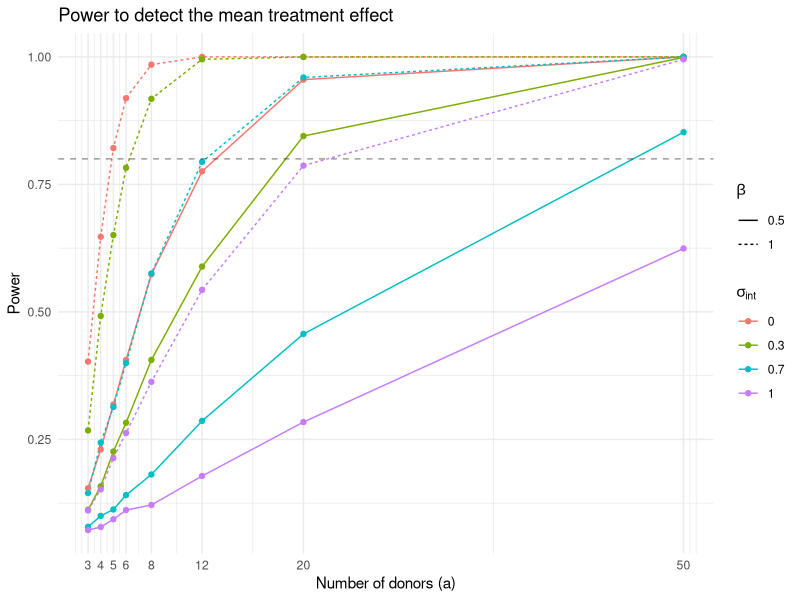
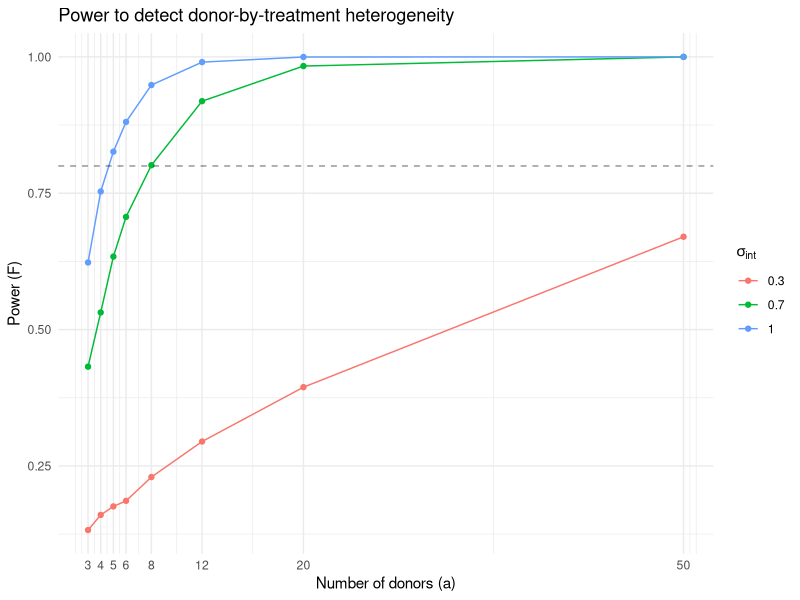
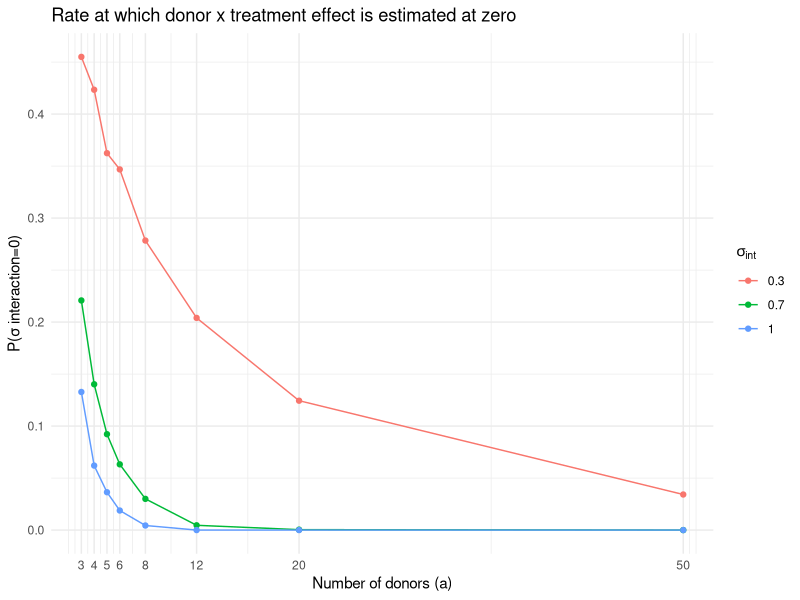
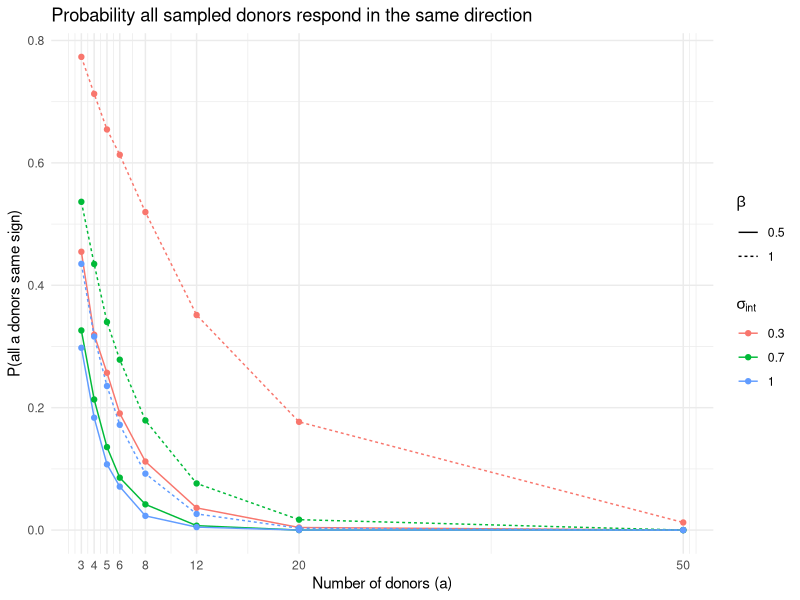
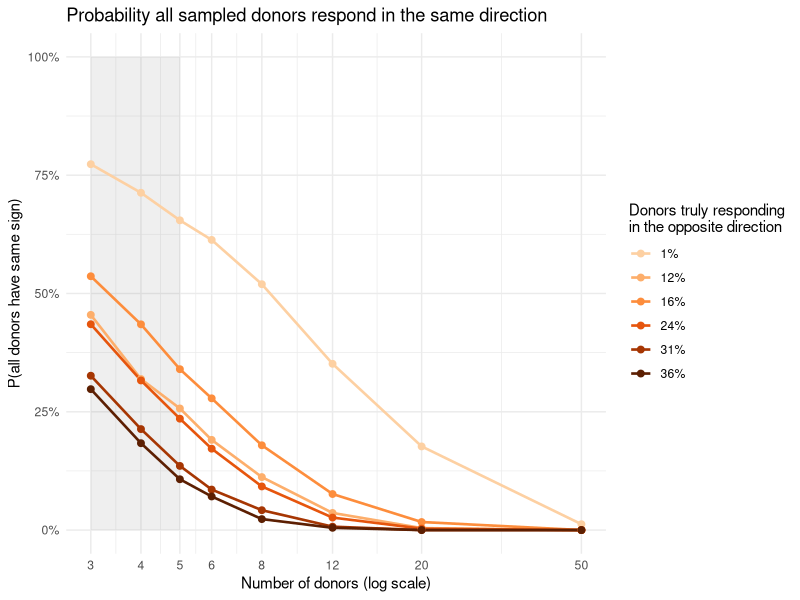
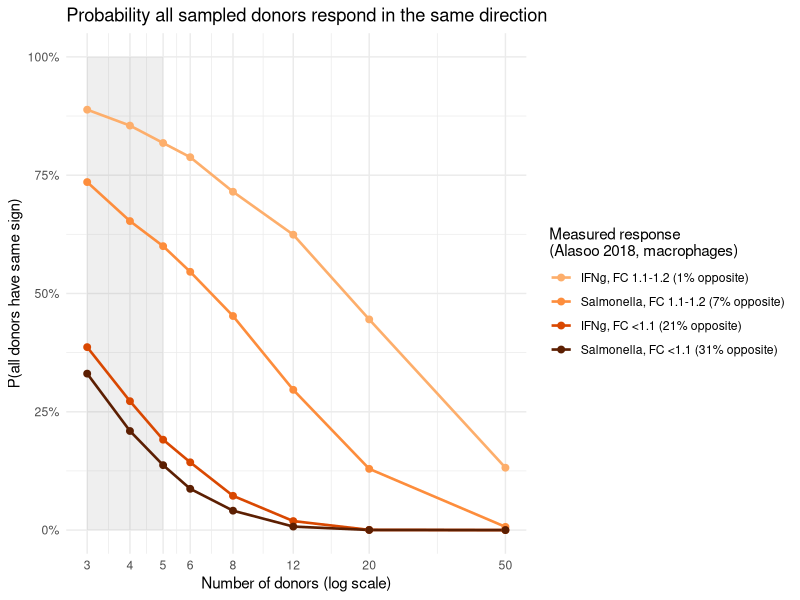

These figures' R source, in order:
# =============================================================================
#
# Closed-form, vectorised two-way mixed ANOVA simulation for the
# donor-by-treatment interaction extension.
#
# Design per sim: a donors x 2 conditions x k organoids per cell, balanced.
# Model:
#   y_{dck} = alpha_c + u_d + v_{dc} + eps_{dck}
#     u_d ~ N(0, sigma_donor^2)   donor baseline
#     v_{dc} ~ N(0, sigma_int^2) donor-by-condition interaction
#     eps ~ N(0, sigma_res^2)
#     alpha  fixed: 0 (control), beta (treated)
#
# Expected mean squares (unrestricted mixed model):
#   E[MS_C] = sigma_res^2 + k*sigma_int^2 + a*k*Q(alpha)
#   E[MS_D] = sigma_res^2 + k*sigma_int^2 + 2*k*sigma_donor^2
#   E[MS_DC] = sigma_res^2 + k*sigma_int^2
#   E[MS_E]= sigma_res^2
#
# Correct F-tests:
#   condition fixed effect: F = MS_C  / MS_DC~ F(1,   a-1)
#   sigma_int^2 > 0:   F = MS_DC / MS_E ~ F(a-1, 2a(k-1))
#   sigma_donor^2 > 0:F = MS_D  / MS_DC ~ F(a-1, a-1)
#
# Direction of response (unanumity). The true treatment effect in donor d is
#   beta + v_{d,treated} - v_{d,control}  ~  N(beta, 2 * sigma_int^2)
# so the share of donors in the population who truly respond in the opposite
# direction to the mean is
#   q = pnorm(-beta / (sqrt(2) * sigma_int))
#
# simulator separates three events:
#   observed unanimity   all a observed per-donor effects share a sign
#   true unanimity       all a sampled donors truly share a sign
#   masked discordance   observed unanimity although a sampled donor truly
#                        responds the other way (replicate noise hides it)
# =============================================================================

suppressPackageStartupMessages({
  library(dplyr)
  library(tidyr)
  library(ggplot2)
})

set.seed(20260416)
# -----------------------------------------------------------------------------
# Core simulator: vectorised across n_sims
# -----------------------------------------------------------------------------
twoway_anova_fast <- function(a, k, beta,
                              sigma_donor, sigma_int, sigma_res,
                              n_sims) {
  cc <- 2L
  N <- a * cc * k
  
  # --- Random draws ---
  u <- matrix(rnorm(a * n_sims, 0, sigma_donor), a, n_sims)
  v <- array(if (sigma_int > 0)
    rnorm(a * cc * n_sims, 0, sigma_int)
    else rep(0, a * cc * n_sims),
    c(a, cc, n_sims))
  eps <- array(rnorm(k * a * cc * n_sims, 0, sigma_res),
               c(k, a, cc, n_sims))
  
  # Fixed condition effect
  alpha_arr <- array(0, c(k, a, cc, n_sims))
  alpha_arr[, , 2L, ] <- beta
  
  # Broadcast u -> (k, a, cc, n_sims)
  u_arr <- aperm(array(u, c(a, n_sims, k, cc)), c(3, 1, 4, 2))
  
  # Broadcast v -> (k, a, cc, n_sims)
  v_arr <- aperm(array(v, c(a, cc, n_sims, k)), c(4, 1, 2, 3))
  
  y <- alpha_arr + u_arr + v_arr + eps # (k,a,cc,n_sims)
  
  # --- Means per sim ---
  grand_means <- colMeans(array(y, c(k * a * cc, n_sims)))  # n_sims
  
  cell_means <- array(colMeans(array(y, c(k, a * cc * n_sims))),
                       c(a, cc, n_sims))  # (a,cc,n_sims)
  
  y_kc <- aperm(y, c(1, 3, 2, 4))  # (k,cc,a,n_sims)
  donor_means <- matrix(colMeans(array(y_kc, c(k * cc, a * n_sims))),
                        a, n_sims)# (a,n_sims)
  
  cond_means <- matrix(colMeans(array(y, c(k * a, cc * n_sims))),
                        cc, n_sims) # (cc,n_sims)
  
  # --- Sums of squares ---
  cm_dev <- cond_means  - matrix(grand_means, cc, n_sims, byrow = TRUE)
  ss_c <- a * k  * colSums(cm_dev^2)
  
  dm_dev <- donor_means - matrix(grand_means, a,  n_sims, byrow = TRUE)
  ss_d <- cc * k * colSums(dm_dev^2)
  
  dm_bc <- aperm(array(donor_means, c(a, n_sims, cc)), c(1, 3, 2))
  cm_bc <- aperm(array(cond_means, c(cc, n_sims, a)), c(3, 1, 2))
  gm_bc <- aperm(array(grand_means, c(n_sims, a, cc)), c(2, 3, 1))
  int_resid <- cell_means - dm_bc - cm_bc + gm_bc
  ss_dc <- k * colSums(array(int_resid, c(a * cc, n_sims))^2)
  
  cell_means_bc <- aperm(array(cell_means, c(a, cc, n_sims, k)),
                         c(4, 1, 2, 3))
  ss_e <- colSums(array((y - cell_means_bc)^2, c(N, n_sims)))
  
  # --- Mean squares, F tests ---
  df_c <- cc - 1L
  df_d <- a  - 1L
  df_dc <- (a - 1L) * (cc - 1L)
  df_e <- a * cc * (k - 1L)
  
  ms_c <- ss_c / df_c
  ms_d <- ss_d / df_d
  ms_dc <- ss_dc / df_dc
  ms_e <- ss_e / df_e
  
  f_cond <- ms_c / ms_dc; p_cond <- pf(f_cond, df_c,  df_dc, lower.tail = FALSE)
  f_int <- ms_dc / ms_e;  p_int <- pf(f_int,  df_dc, df_e,  lower.tail = FALSE)
  f_don <- ms_d / ms_dc; p_don <- pf(f_don,  df_d,  df_dc, lower.tail = FALSE)
  
  # Method-of-moments variance components (truncated at zero)
  sigma2_int   <- pmax((ms_dc - ms_e) / k,0)
  sigma2_donor <- pmax((ms_d  - ms_dc) / (cc * k), 0)
  
  # Direction-concordance diagnostic on observed per-donor effects
  donor_effect <- cell_means[, 2L, , drop = TRUE] - cell_means[, 1L, , drop = TRUE]
  if (a == 1L) donor_effect <- matrix(donor_effect, nrow = 1L)
  n_pos <- colSums(donor_effect > 0)
  prop_same <- pmax(n_pos, a - n_pos) / a
  all_same_sign <- (n_pos == 0L) | (n_pos == a)
  
  # The same diagnostic on the true per-donor effects of the sampled donors
  true_effect <- beta + v[, 2L, , drop = TRUE] - v[, 1L, , drop = TRUE]
  if (a == 1L) true_effect <- matrix(true_effect, nrow = 1L)
  n_pos_true <- colSums(true_effect > 0)
  all_same_true <- (n_pos_true == 0L) | (n_pos_true == a)
  
  list(
    all_same_true = all_same_true,
    masked_discordance = all_same_sign & !all_same_true,
    p_cond= p_cond,
    p_interaction = p_int,
    p_donor = p_don,
    sigma_int_hat = sqrt(sigma2_int),
    sigma_donor_hat = sqrt(sigma2_donor),
    sigma_res_hat = sqrt(ms_e),
    prop_same_sign = prop_same,
    all_same_sign = all_same_sign,
    ms_c = ms_c, ms_d = ms_d, ms_dc = ms_dc, ms_e = ms_e
  )
}

# -----------------------------------------------------------------------------
# Null calibration check
# -----------------------------------------------------------------------------
null_check <- function(a = 6, k = 6, n_sims = 20000,
                       sigma_donor = 1, sigma_res = 1) {
  r <- twoway_anova_fast(a = a, k = k, beta = 0,
                         sigma_donor = sigma_donor,
                         sigma_int = 0,
                         sigma_res = sigma_res,
                         n_sims = n_sims)
  cat(sprintf("Null calibration (a=%d, k=%d, n_sims=%d)\n", a, k, n_sims))
  cat(sprintf("Type I (condition): %.4f  (expect ~0.05)\n",
              mean(r$p_cond        < 0.05)))
  cat(sprintf("Type I (interaction): %.4f  (expect ~0.05)\n",
              mean(r$p_interaction < 0.05)))
  cat(sprintf("Type I (donor): %.4f  (expect ~0.05)\n",
              mean(r$p_donor       < 0.05)))
  invisible(r)
}

cat("=== Null calibration ===\n")
null_check(sigma_donor = 0)
# -----------------------------------------------------------------------------
# Main parameter sweep
# -----------------------------------------------------------------------------
param_grid <- expand.grid(
  a = c(3, 4, 5, 6, 8, 12, 20, 50),
  k = 6,
  beta = c(0.5, 1.0),
  sigma_int = c(0, 0.3, 0.7, 1.0),
  sigma_donor = 1.0,
  sigma_res = 1.0
)
param_grid$source <- "assumed"

specs <- read.csv("tables/empirical_specs.csv", stringsAsFactors = FALSE)
measured <- specs %>%
  filter(feeds == "04", dataset == "Alasoo 2018",
         grepl("within stimulation date", condition),
         grepl("<1.1|1.1-1.2", condition),
         parameter %in% c("beta_resid", "sigma_int_resid")) %>%
  select(condition, parameter, value) %>%
  tidyr::pivot_wider(names_from = parameter, values_from = value) %>%
  transmute(source = sub(", batch within stimulation date, mean fold change ", ", FC ", condition),
            beta = beta_resid,
            sigma_int = sigma_int_resid)
measured_grid <- merge(data.frame(a = unique(param_grid$a), k = 6,
                                  sigma_donor = 1.0, sigma_res = 1.0),
                       measured)
param_grid <- rbind(param_grid, measured_grid[, names(param_grid)])
n_sims <- 5000

cat("=== Running", nrow(param_grid), "parameter cells ===\n")
rows <- vector("list", nrow(param_grid))

for (i in seq_len(nrow(param_grid))) {
  p <- param_grid[i, ]
  cat(sprintf("[%2d/%2d] a=%2d  k=%d  beta=%.2f  sigma_int=%.2f\n",
              i, nrow(param_grid), p$a, p$k, p$beta, p$sigma_int))
  
  r <- twoway_anova_fast(a = p$a, k = p$k, beta = p$beta,
                         sigma_donor = p$sigma_donor,
                         sigma_int = p$sigma_int,
                         sigma_res = p$sigma_res,
                         n_sims = n_sims)
  
  rows[[i]] <- data.frame(
    source = p$source,
    a = p$a,
    k = p$k,
    beta = p$beta,
    sigma_int = p$sigma_int,
    power_cond = mean(r$p_cond < 0.05),
    power_interact = mean(r$p_interaction < 0.05),
    power_donor = mean(r$p_donor < 0.05),
    median_sigma_int = median(r$sigma_int_hat),
    mean_sigma_int = mean(r$sigma_int_hat),
    pct_zero_int = mean(r$sigma_int_hat < 1e-8),
    pct_all_same = mean(r$all_same_sign),
    # population share of donors truly responding against the mean effect
    frac_opposite = pnorm(-p$beta / (sqrt(2) * p$sigma_int)),
    pct_all_same_true = mean(r$all_same_true),
    pct_masked = mean(r$masked_discordance),
    # closed form for observed unanimity, used as a check on the simulation
    pct_all_same_expected = {
      q_obs <- pnorm(-p$beta / sqrt(2 * p$sigma_int^2 + 2 * p$sigma_res^2 / p$k))
      (1 - q_obs)^p$a + q_obs^p$a
    }
  )
}
all_tbl <- tibble::as_tibble(bind_rows(rows))
summary_tbl <- all_tbl %>% filter(source == "assumed") %>% select(-source)
measured_tbl <- all_tbl %>% filter(source != "assumed")
print(summary_tbl, n = Inf, width = Inf)
print(measured_tbl, n = Inf, width = Inf)
write.csv(summary_tbl, "tables/unanimity_summary.csv")
write.csv(measured_tbl, "tables/unanimity_measured.csv", row.names = FALSE)

# -----------------------------------------------------------------------------
# Direction of response: unanimity against the true share of opposite responders
# -----------------------------------------------------------------------------
cat("\n=== Unanimous panels and the true share of opposite responders ===\n")
cat(sprintf("Largest gap between simulated and closed-form unanimity: %.1f percentage points\n\n",
            100 * max(abs(summary_tbl$pct_all_same - summary_tbl$pct_all_same_expected))))

sign_tbl <- summary_tbl %>%
  filter(sigma_int > 0) %>%
  arrange(frac_opposite, a)

cat(sprintf("  %-5s %-9s %-22s %s\n", "beta", "sigma_int",
            "donors truly opposite", "P(all donors same sign), observed, at a = 3, 5, 10*, 20"))
for (key in unique(paste(sign_tbl$beta, sign_tbl$sigma_int))) {
  s <- sign_tbl[paste(sign_tbl$beta, sign_tbl$sigma_int) == key, ]
  q_obs <- pnorm(-s$beta[1] / sqrt(2 * s$sigma_int[1]^2 + 2 / s$k[1]))
  cat(sprintf("  %-5.1f %-9.1f %20.1f%%   %5.1f%%  %5.1f%%  %5.1f%%  %5.1f%%\n",
              s$beta[1], s$sigma_int[1], 100 * s$frac_opposite[1],
              100 * s$pct_all_same[s$a == 3], 100 * s$pct_all_same[s$a == 5],
              100 * ((1 - q_obs)^10 + q_obs^10),
              100 * s$pct_all_same[s$a == 20]))
}
cat("  * a = 10 is not in the simulation grid and is given in closed form\n")

cat("\nObserved unanimity split by what the sampled donors truly did (a = 3 and 5)\n")
# masked discordance: looks unanimous, a sampled donor truly responds the other way
# false discordance:  looks discordant, all sampled donors truly respond the same way
cat(sprintf("  %-5s %-9s %-3s %10s %18s %20s %19s\n", "beta", "sigma_int", "a",
            "observed", "truly unanimous", "masked discordance", "false discordance"))
for (i in which(sign_tbl$a %in% c(3, 5))) {
  s <- sign_tbl[i, ]
  cat(sprintf("  %-5.1f %-9.1f %-3d %9.1f%% %17.1f%% %19.1f%% %18.1f%%\n",
              s$beta, s$sigma_int, s$a, 100 * s$pct_all_same,
              100 * s$pct_all_same_true, 100 * s$pct_masked,
              100 * (s$pct_all_same_true - (s$pct_all_same - s$pct_masked))))
}

# -----------------------------------------------------------------------------
# Plots
# -----------------------------------------------------------------------------
theme_set(theme_minimal(base_size = 11))

fig_main <- ggplot(summary_tbl,
                   aes(x = a, y = power_cond,
                       colour = factor(sigma_int),
                       linetype = factor(beta))) +
  geom_line() + geom_point() +
  geom_hline(yintercept = 0.8, linetype = "dashed", alpha = 0.4) +
  scale_x_continuous(breaks = unique(summary_tbl$a)) +
  labs(title = "Power to detect the mean treatment effect",
       x = "Number of donors (a)", y = "Power",
       colour = expression(sigma[int]), linetype = expression(beta))

tiff("pics/figI1.tiff", units = "in", res = 300, width = 6, height = 5)
print(fig_main)
dev.off()

fig_het <- summary_tbl %>%
  filter(sigma_int > 0,
         beta == 1) %>%
  ggplot(aes(x = a, y = power_interact,
             colour = factor(sigma_int),
             )) +
  geom_line() + geom_point() +
  geom_hline(yintercept = 0.8, linetype = "dashed", alpha = 0.4) +
  scale_x_continuous(breaks = unique(summary_tbl$a)) +
  labs(title = "Power to detect donor-by-treatment heterogeneity",
       x = "Number of donors (a)", y = "Power (F)",
       colour = expression(sigma[int]), linetype = expression(beta))

tiff("pics/figI2.tiff", units = "in", res = 300, width = 6, height = 5)
print(fig_het)
dev.off()


fig_zero <- summary_tbl %>%
  filter(sigma_int > 0,
         beta == 1) %>%
  ggplot(aes(x = a, y = pct_zero_int,
             colour = factor(sigma_int))) +
  geom_line() + geom_point() +
  scale_x_continuous(breaks = unique(summary_tbl$a)) +
  labs(title = "Rate at which donor x treatment effect is estimated at zero",
       x = "Number of donors (a)", y = "P(σ interaction=0)",
       colour = expression(sigma[int]), linetype = expression(beta))


tiff("pics/figI3.tiff", units = "in", res = 300, width = 6, height = 5)
print(fig_zero)
dev.off()

fig_sign <- summary_tbl %>%
  filter(sigma_int > 0) %>%
  ggplot(aes(x = a, y = pct_all_same,
             colour = factor(sigma_int),
             linetype = factor(beta))) +
  geom_line() + geom_point() +
  scale_x_continuous(breaks = unique(summary_tbl$a)) +
  labs(title = "Probability all sampled donors respond in the same direction",
       x = "Number of donors (a)", y = "P(all a donors same sign)",
       colour = expression(sigma[int]), linetype = expression(beta))
tiff("pics/figI4.tiff", units = "in", res = 300, width = 6, height = 5)
print(fig_sign)
dev.off()


# Each condition is labelled by the share of donors who truly respond in the
# opposite direction, which is what makes a unanimous panel informative or not.
sign_fig_data <- summary_tbl %>%
  filter(sigma_int > 0) %>%
  mutate(opp_label = sprintf("%.0f%%", 100 * frac_opposite)) %>%
  arrange(frac_opposite)
sign_fig_data$opp_label <- factor(sign_fig_data$opp_label,
                                  levels = unique(sign_fig_data$opp_label))

fig_sign_new <- ggplot(sign_fig_data,
                   aes(x = a, y = pct_all_same, colour = opp_label, group = opp_label)) +
  annotate("rect", xmin = 3, xmax = 5, ymin = 0, ymax = 1,
           fill = "grey50", alpha = 0.12) +
  geom_line(linewidth = 0.9) + geom_point(size = 2) +
  scale_x_continuous(trans = "log10", breaks = unique(summary_tbl$a)) +
  scale_y_continuous(labels = scales::percent, limits = c(0, 1)) +
  scale_colour_manual(values = c("#FDD0A2", "#FDAE6B", "#FD8D3C",
                                 "#E6550D", "#A63603", "#5C1F02")) +
  labs(title = "Probability all sampled donors respond in the same direction",
       x = "Number of donors (log scale)", y = "P(all donors have same sign)",
       colour = "Donors truly responding\nin the opposite direction") +
  theme(legend.position = "right")
tiff("pics/figI4_new.tiff", units = "in", res = 300, width = 6, height = 5)
print(fig_sign_new)
dev.off()

measured_fig_data <- measured_tbl %>%
  mutate(label = sprintf("%s (%.0f%% opposite)", source, 100 * frac_opposite)) %>%
  arrange(frac_opposite)
measured_fig_data$label <- factor(measured_fig_data$label,
                                  levels = unique(measured_fig_data$label))

fig_sign_measured <- ggplot(measured_fig_data,
                            aes(x = a, y = pct_all_same, colour = label, group = label)) +
  annotate("rect", xmin = 3, xmax = 5, ymin = 0, ymax = 1,
           fill = "grey50", alpha = 0.12) +
  geom_line(linewidth = 0.9) + geom_point(size = 2) +
  scale_x_continuous(trans = "log10", breaks = unique(measured_tbl$a)) +
  scale_y_continuous(labels = scales::percent, limits = c(0, 1)) +
  scale_colour_manual(values = c("#FDAE6B", "#FD8D3C", "#D94801", "#5C1F02")) +
  labs(title = "Probability all sampled donors respond in the same direction",
       x = "Number of donors (log scale)", y = "P(all donors have same sign)",
       colour = "Measured response\n(Alasoo 2018, macrophages)") +
  theme(legend.position = "right")
tiff("pics/figI4_measured.tiff", units = "in", res = 300, width = 7.5, height = 5)
print(fig_sign_measured)
dev.off()
